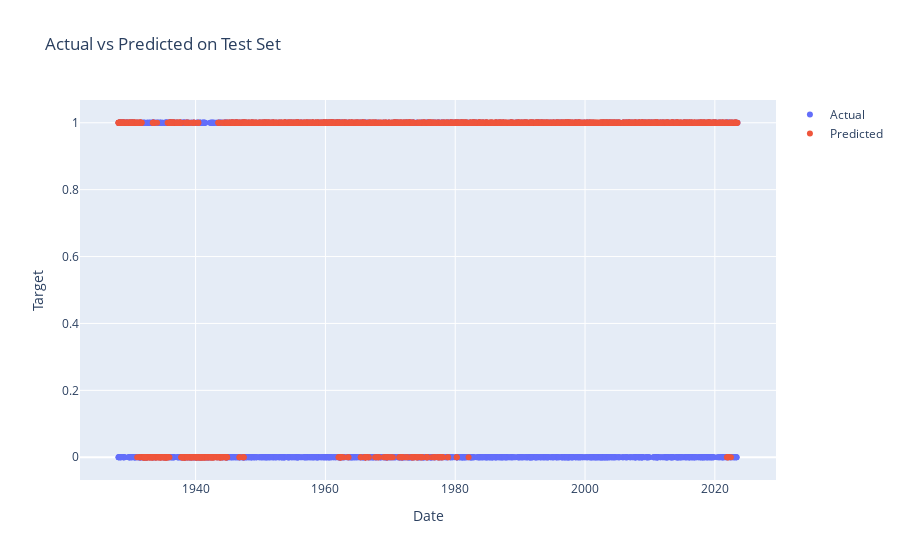

Notebook code cell kept with this figure:
### Code cell
# Create an interactive figure
fig = go.Figure()

# Add actual and predicted lines to the figure
fig.add_trace(go.Scatter(x=test_results.index, y=test_results['Target'], mode='markers', name='Actual'))
fig.add_trace(go.Scatter(x=test_results.index, y=test_results['Predicted'], mode='markers', name='Predicted'))

# Set the title and labels
fig.update_layout(title='Actual vs Predicted on Test Set',
                  xaxis_title='Date',  
                  yaxis_title='Target')

### Figure 1 — Plotly figure (JSON) as saved in the notebook; plotly's stock layout.template omitted (floating-point values rounded to 4 significant figures; data arrays with more than 128 entries replaced by an {"elided": "..."} marker saying what was removed)
{"data": [{"mode": "markers", "name": "Actual", "type": "scatter", "x": {"elided": "2396 str values"}, "y": {"elided": "2396 int values"}}, {"mode": "markers", "name": "Predicted", "type": "scatter", "x": {"elided": "2396 str values"}, "y": {"elided": "2396 int values"}}], "layout": {"title": {"text": "Actual vs Predicted on Test Set"}, "xaxis": {"title": {"text": "Date"}}, "yaxis": {"title": {"text": "Target"}}}}
